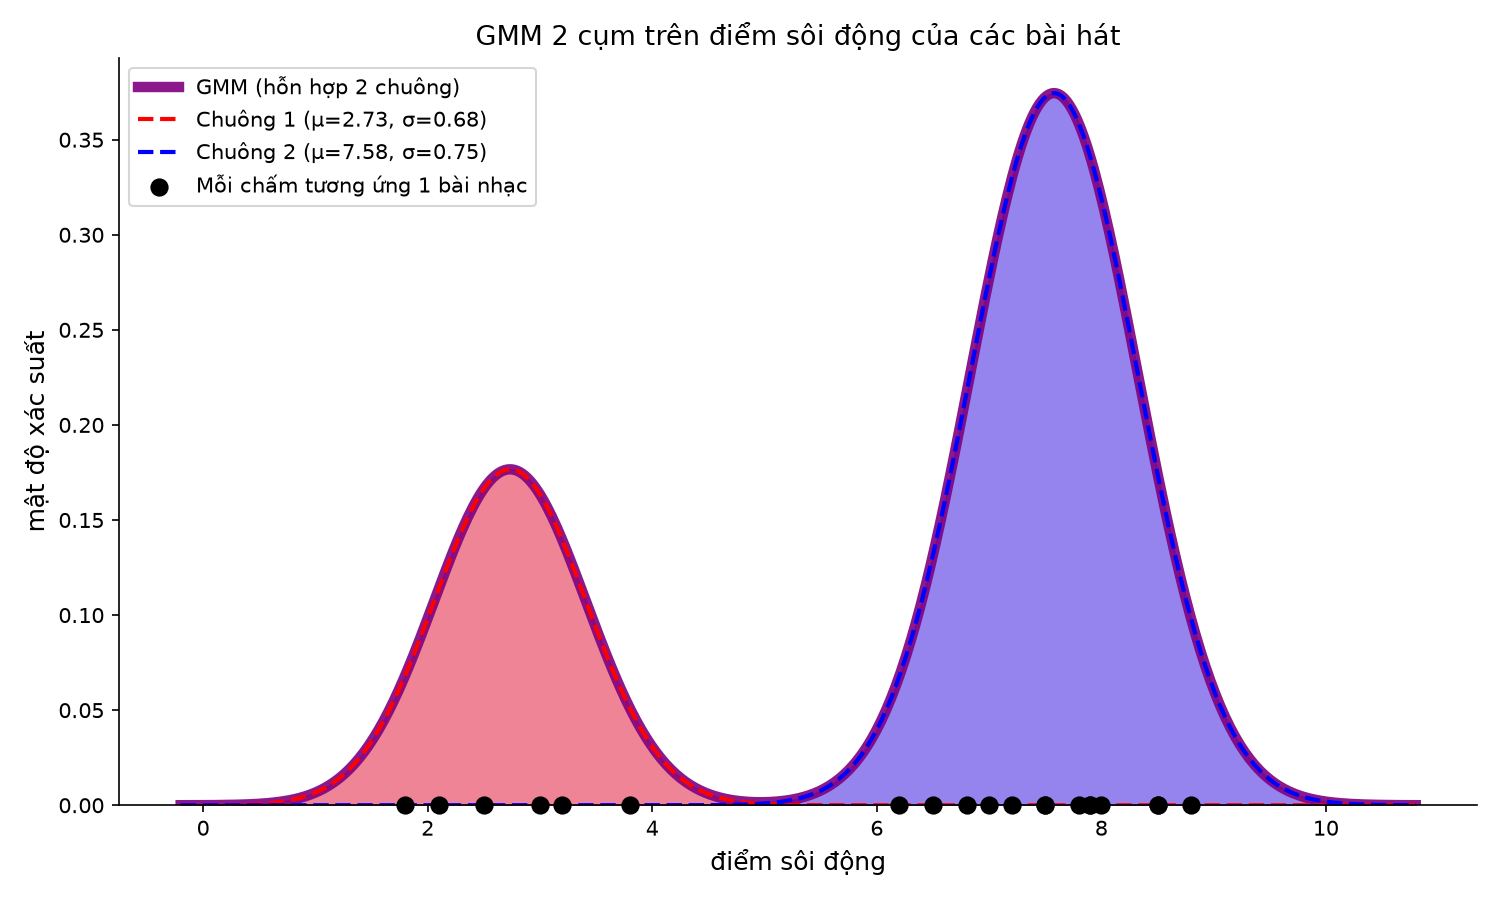

The Python source for this figure:
"""GMM 2 cụm trên cột diemSoiDong của data/BaiHat.csv."""

import numpy as np
import pandas as pd
import matplotlib.pyplot as plt
from sklearn.mixture import GaussianMixture

# ---------- Phần 1: Huấn luyện GMM với 2 cụm ----------

df = pd.read_csv("data/BaiHat.csv")
X = df[["diemSoiDong"]].to_numpy()  # tập X 1 chiều, shape (n, 1)

gmm = GaussianMixture(n_components=2, covariance_type="full", random_state=0)
gmm.fit(X)

weights = gmm.weights_                      # trọng số pi_k
means = gmm.means_.ravel()                  # trung bình mu_k
stds = np.sqrt(gmm.covariances_.ravel())    # độ lệch chuẩn sigma_k

# Sắp cụm theo mean tăng dần để cụm 1 = "ít sôi động", cụm 2 = "sôi động"
order = np.argsort(means)
weights, means, stds = weights[order], means[order], stds[order]
remap = {old: new + 1 for new, old in enumerate(order)}
df["cum"] = [remap[l] for l in gmm.predict(X)]

for k in range(2):
    print(f"Cụm {k + 1}: pi={weights[k]:.3f}  mu={means[k]:.3f}  sigma={stds[k]:.3f}")
print(f"Hội tụ: {gmm.converged_} | log-likelihood trung bình: {gmm.score(X):.3f}")
print(df.sort_values("diemSoiDong").to_string(index=False))

# ---------- Phần 2: Visualize 2 chuông + GMM kết quả ----------

def normal_pdf(x, mu, sigma):
    return np.exp(-0.5 * ((x - mu) / sigma) ** 2) / (sigma * np.sqrt(2 * np.pi))

grid = np.linspace(X.min() - 2, X.max() + 2, 500)
bell1 = weights[0] * normal_pdf(grid, means[0], stds[0])
bell2 = weights[1] * normal_pdf(grid, means[1], stds[1])
mixture = bell1 + bell2

fig, ax = plt.subplots(figsize=(10, 6))

# Mô hình GMM kết quả (tím) - vẽ nền dày để thấy rõ dưới 2 chuông
ax.fill_between(grid, mixture, color="purple", alpha=0.20)
ax.plot(grid, mixture, color="purple", lw=5, alpha=0.9,
        label="GMM (hỗn hợp 2 chuông)")

# Chuông 1 (đỏ) và chuông 2 (xanh)
ax.fill_between(grid, bell1, color="red", alpha=0.35)
ax.plot(grid, bell1, color="red", lw=2, ls="--",
        label=f"Chuông 1 (μ={means[0]:.2f}, σ={stds[0]:.2f})")
ax.fill_between(grid, bell2, color="blue", alpha=0.35)
ax.plot(grid, bell2, color="blue", lw=2, ls="--",
        label=f"Chuông 2 (μ={means[1]:.2f}, σ={stds[1]:.2f})")

# Các điểm dữ liệu trên trục X: mỗi chấm = 1 bài hát
ax.scatter(X.ravel(), np.zeros_like(X.ravel()), s=60, color="black",
           zorder=5, clip_on=False, label="Mỗi chấm tương ứng 1 bài nhạc")

ax.set_xlabel("điểm sôi động", fontsize=12)
ax.set_ylabel("mật độ xác suất", fontsize=12)
ax.set_title("GMM 2 cụm trên điểm sôi động của các bài hát", fontsize=13)
ax.set_ylim(bottom=0)
ax.legend()
ax.spines[["top", "right"]].set_visible(False)
fig.tight_layout()
fig.savefig("gmm_baihat.png", dpi=150)
plt.show()
